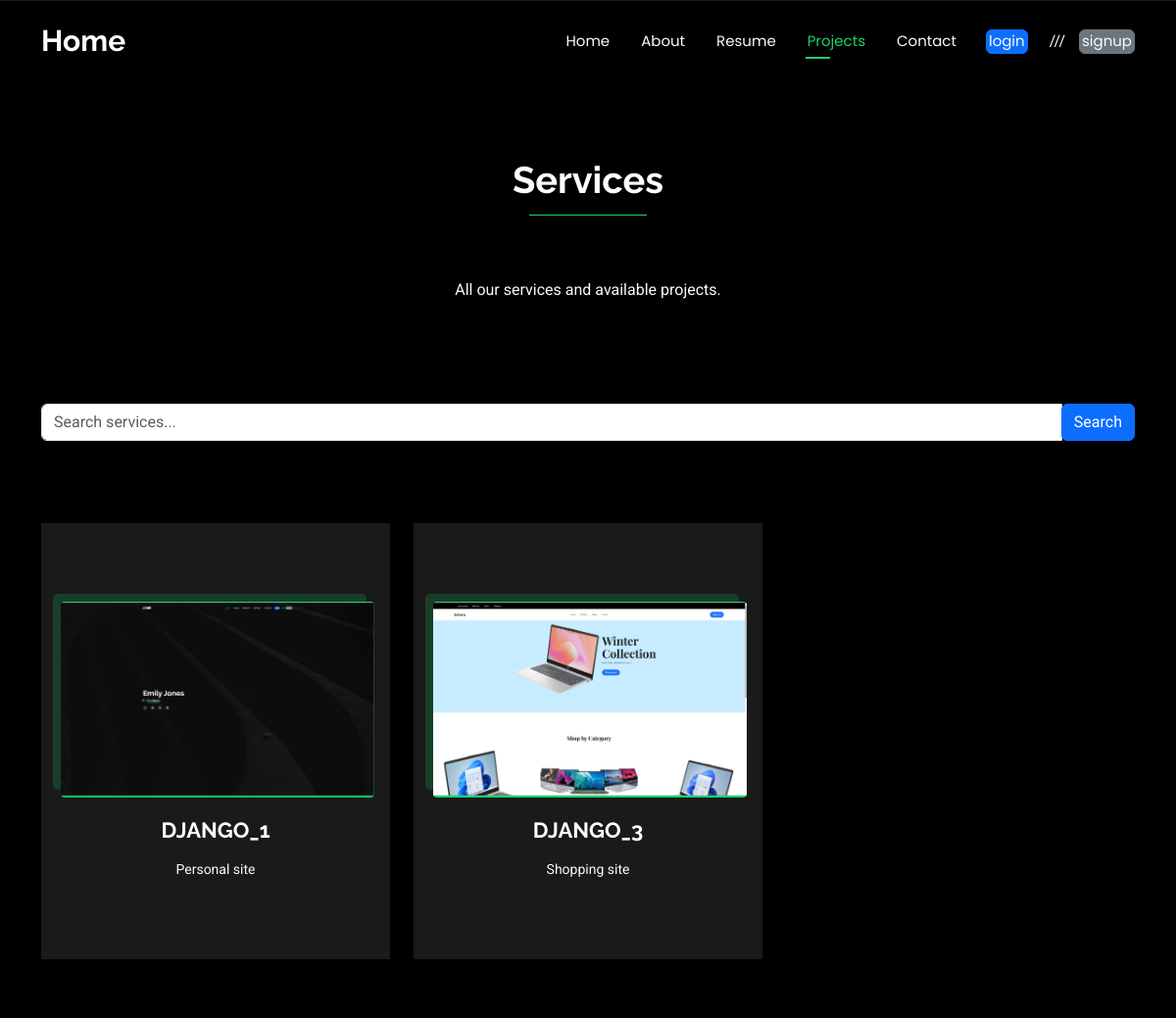
Page /services/ on the committed database.
### Service/models.py (models this page shows, shortened)
class Service(models.Model):
    name = models.CharField(max_length=100)
    scheduled = models.DateTimeField(default=timezone.now)
    content = models.TextField(default="test")
    name_servise = models.CharField(max_length=100, default="Default Service")
    about_content = models.TextField(default="test")
    image = models.ImageField(upload_to='services', default='services/default0.jpg')
    Edelectus_content_name = models.TextField(default="test")
    Edelectus_content_Description = models.TextField(default="test")
    Temporibus_content_name = models.TextField(default="test")
    Temporibus_content_Description = models.TextField(default="test")
    Feature_content = models.TextField(default="test")
    Description_content_name = models.TextField(default="test")
    Description_content_Description = models.TextField(default="test")
    status = models.BooleanField(default=False)
    created_at = models.DateTimeField(auto_now_add=True)
    updated_at = models.DateTimeField(auto_now=True)
    class Meta:
        ordering = ('created_at',)

### Service/views.py (the view)
# urls.py: path('services/', services, name='services'),
def services(request):
    query = request.GET.get('q')
    services = Service.objects.filter(name__icontains=query) if query else Service.objects.all()
    context = {
        'active_page': 'services',
        'services': services
    }
    return render(request, 'root/services.html', context)

### templates/root/services.html (shortened to what this page needs)
{% extends "base.html" %}
{% load static %}
{% block 'content' %}<!DOCTYPE html>
  <main class="main">
    <div class="page-title" data-aos="fade">
      <div class="heading">
        <div class="container">
          <div class="row d-flex justify-content-center text-center">
            <div class="col-lg-8">
              <h1>Services</h1>
              <div class="container section-title" data-aos="fade-up">
                <h2></h2>
            </div>
              <p class="mb-0">All our services and available projects.</p>
            </div>
          </div>
        </div>
      </div>
    </div>
    <div class="search-bar container my-4">
      <form method="GET">
        <div class="input-group">
          <input type="text" name="q" class="form-control" placeholder="Search services..." aria-label="Search services" value="{{ request.GET.q|default_if_none:'' }}">
          <div class="input-group-append">
            <button class="btn btn-primary" type="submit">Search</button>
          </div>
        </div>
      </form>
    </div>
    <section id="services" class="services section">
      <div class="container">
        <div class="row gy-4">
          {% if services %}
            {% for service in services %}
              <div class="col-lg-4 col-md-6" data-aos="fade-up" data-aos-delay="100">
                <div class="service-item position-relative">
                  <div class="icon">
                    {% if service.image %}
                      <img src="{{ service.image.url }}" alt="{{ service.name }}" class="img-fluid">
                    {% else %}
                      <i class="bi bi-activity"></i>
                    {% endif %}
                  </div>
                  <a href="{% url 'Services:service_details' service.id %}" class="stretched-link">
                    <h3>{{ service.name }}</h3>
                  </a>
                  <p>{{ service.content|truncatewords:20 }}</p>
                </div>
              </div>
            {% endfor %}
          {% endif %}
        </div>
      </div>
    </section>
  </main>
{% endblock 'content' %}

### templates/base.html (shortened to what this page needs)
{% load static %}
<!DOCTYPE html>
<html lang="en">
<head>
  <link href="{% static 'assets/vendor/bootstrap/css/bootstrap.min.css' %}" rel="stylesheet">
  <link href="{% static 'assets/vendor/bootstrap-icons/bootstrap-icons.css' %}" rel="stylesheet">
  <link href="{% static 'assets/vendor/aos/aos.css' %}" rel="stylesheet">
  <link href="{% static 'assets/vendor/swiper/swiper-bundle.min.css' %}" rel="stylesheet">
  <link href="{% static 'assets/vendor/glightbox/css/glightbox.min.css' %}" rel="stylesheet">
  <link href="{% static 'assets/css/main.css' %}" rel="stylesheet">
</head>
<body class="index-page">
  <header id="header" class="header d-flex align-items-center fixed-top">
    <div class="container-fluid container-xl position-relative d-flex align-items-center justify-content-between">
      <a href="{% url 'root:home' %}" class="logo d-flex align-items-center">
        <h1 class="sitename">Home</h1>
      </a>
      <nav id="navmenu" class="navmenu">
        <ul>
          <li><a href="{% url 'root:home' %}" class="{% if active_page == 'home' %}active{% endif %}">Home</a></li>
          <li><a href="{% url 'About:about' %}" class="{% if active_page == 'about' %}active{% endif %}">About</a></li>
          <li><a href="{% url 'Resume:resume' %}" class="{% if active_page == 'resume' %}active{% endif %}">Resume</a></li>
          <li><a href="{% url 'Services:services' %}" class="{% if active_page == 'services' %}active{% endif %}">Projects</a></li>
          <li><a href="{% url 'Contact:contact' %}" class="{% if active_page == 'contact' %}active{% endif %}">Contact</a></li>
          {% if user.is_authenticated %}
            <a href="{% url 'root:Change' %}" class="nav-link text-center">
                   <span>( welcome to، {{ user.first_name}} )</span>
          </a>
          <span class="separator">ㅤ</span>
              <a href="{% url 'root:logout' %}" class="btn btn-secondary">logout</a>
            </li>
          {% else %}
            <li>
              <a href="{% url 'root:login' %}" class="btn btn-primary me-2">login</a>
            </li>
            <span class="separator">///</span>
            <li>
              <a href="{% url 'root:signup' %}" class="btn btn-secondary">signup</a>
            </li>
          {% endif %}
        </ul>
      </nav>
    </div>
  </header>
{% block 'content' %}
{% endblock 'content' %}
</body>
</html>

### static/assets/css/main.css (style rules this page uses)
:root { --default-font: "Roboto", system-ui, -apple-system, "Segoe UI", Roboto, "Helvetica Neue", Arial, "Noto Sans", "Liberation Sans", sans-serif, "Apple Color Emoji", "Segoe UI Emoji", "Segoe UI Symbol", "Noto Color Emoji"; --heading-font: "Raleway", sans-serif; --nav-font: "Poppins", sans-serif; }
:root { --background-color: #000000; --default-color: #fafafa; --heading-color: #ffffff; --accent-color: #18d26e; --surface-color: #1a1a1a; --contrast-color: #000000; }
:root { --nav-color: #fafafa; --nav-hover-color: #18d26e; --nav-mobile-background-color: #1a1a1a; --nav-dropdown-background-color: #1a1a1a; --nav-dropdown-color: #fafafa; --nav-dropdown-hover-color: #18d26e; }
:root { scroll-behavior: smooth; }
body { color: var(--default-color); background-color: var(--background-color); font-family: var(--default-font); }
a { color: var(--accent-color); text-decoration: none; transition: 0.3s; }
.container { position: relative; z-index: 3; }
h1, h2, h3, h4, h5, h6 { color: var(--heading-color); font-family: var(--heading-font); }
.header { --background-color: rgba(0, 0, 0, 0); color: var(--default-color); background-color: var(--background-color); padding: 15px 0; transition: all 0.5s; z-index: 997; }
.header .logo { line-height: 1; }
.header .logo h1 { font-size: 30px; margin: 0; font-weight: 700; color: var(--heading-color); }
@media (min-width: 1200px) { .navmenu { padding: 0; } }
@media (min-width: 1200px) { .navmenu ul { margin: 0; padding: 0; display: flex; list-style: none; align-items: center; } }
@media (min-width: 1200px) { .navmenu li { position: relative; } }
@media (min-width: 1200px) { .navmenu>ul>li { white-space: nowrap; padding: 15px 14px; } }
@media (min-width: 1200px) { .navmenu>ul>li:last-child { padding-right: 0; } }
@media (min-width: 1200px) { .navmenu a, .navmenu a:focus { color: var(--nav-color); font-size: 15px; padding: 0 2px; font-family: var(--nav-font); font-weight: 400; display: flex; align-items: center; justify-content: space-between; white-space: nowrap; transition: 0.3s; position: relative; } }
@media (min-width: 1200px) { .navmenu>ul>li>a:before { content: ""; position: absolute; height: 2px; bottom: -6px; left: 0; background-color: var(--nav-hover-color); visibility: hidden; width: 0px; transition: all 0.3s ease-in-out 0s; } }
@media (min-width: 1200px) { .navmenu a:hover:before, .navmenu li:hover>a:before, .navmenu .active:before { visibility: visible; width: 25px; } }
@media (min-width: 1200px) { .navmenu li:hover>a, .navmenu .active, .navmenu .active:focus { color: var(--nav-hover-color); } }
.page-title { color: var(--default-color); background-color: var(--background-color); position: relative; }
.page-title .heading { padding: 160px 0 80px 0; border-top: 1px solid color-mix(in srgb, var(--default-color), transparent 90%); }
.page-title .heading h1 { font-size: 38px; font-weight: 700; }
section, .section { color: var(--default-color); background-color: var(--background-color); padding: 60px 0; scroll-margin-top: 100px; overflow: clip; }
.section-title { padding-bottom: 60px; position: relative; }
.section-title h2 { font-size: 14px; font-weight: 500; padding: 0; line-height: 1px; margin: 0; letter-spacing: 1.5px; text-transform: uppercase; color: color-mix(in srgb, var(--default-color), transparent 50%); position: relative; }
.section-title h2::after { content: ""; width: 120px; height: 1px; display: inline-block; background: var(--accent-color); margin: 4px 10px; }
.services .service-item { background-color: var(--surface-color); text-align: center; padding: 80px 20px; transition: all ease-in-out 0.3s; height: 100%; }
.services .service-item .icon { margin: 0 auto; width: 320px; height: 200px; background: var(--accent-color); border-radius: 4px; display: flex; align-items: center; justify-content: center; margin-bottom: 20px; transition: 0.3s; transform-style: preserve-3d; }
.services .service-item .icon::before { position: absolute; content: ""; left: -8px; top: -8px; height: 100%; width: 100%; background: color-mix(in srgb, var(--accent-color), transparent 80%); border-radius: 5px; transition: all 0.3s ease-out 0s; transform: translateZ(-1px); }
.services .service-item h3 { font-weight: 700; margin: 10px 0 15px 0; font-size: 22px; }
.services .service-item p { line-height: 24px; font-size: 14px; margin-bottom: 0; }

### rows in the picture
Service: image (picture), name "DJANGO_1", content "Personal site"
Service: image (picture), name "DJANGO_3", content "Shopping site"
